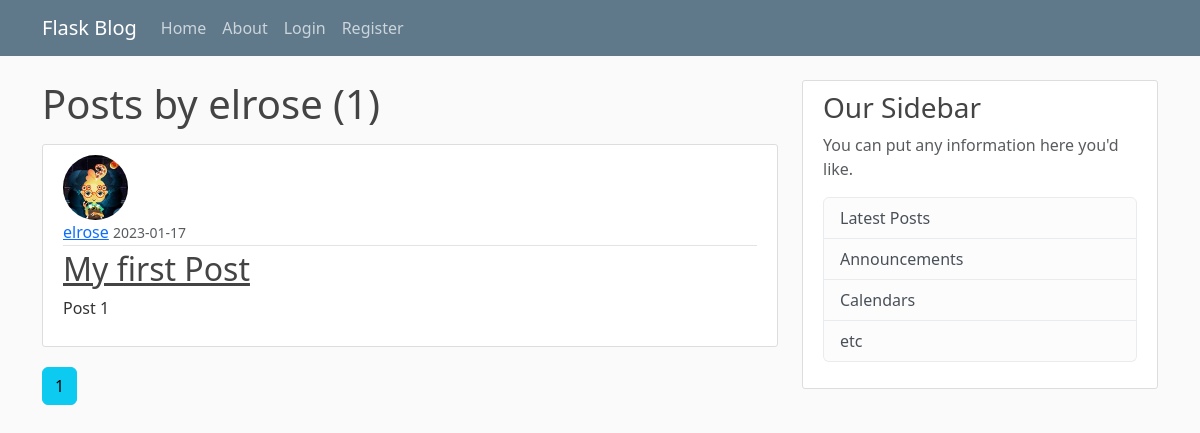
The page /user/elrose on the database as committed earlier.
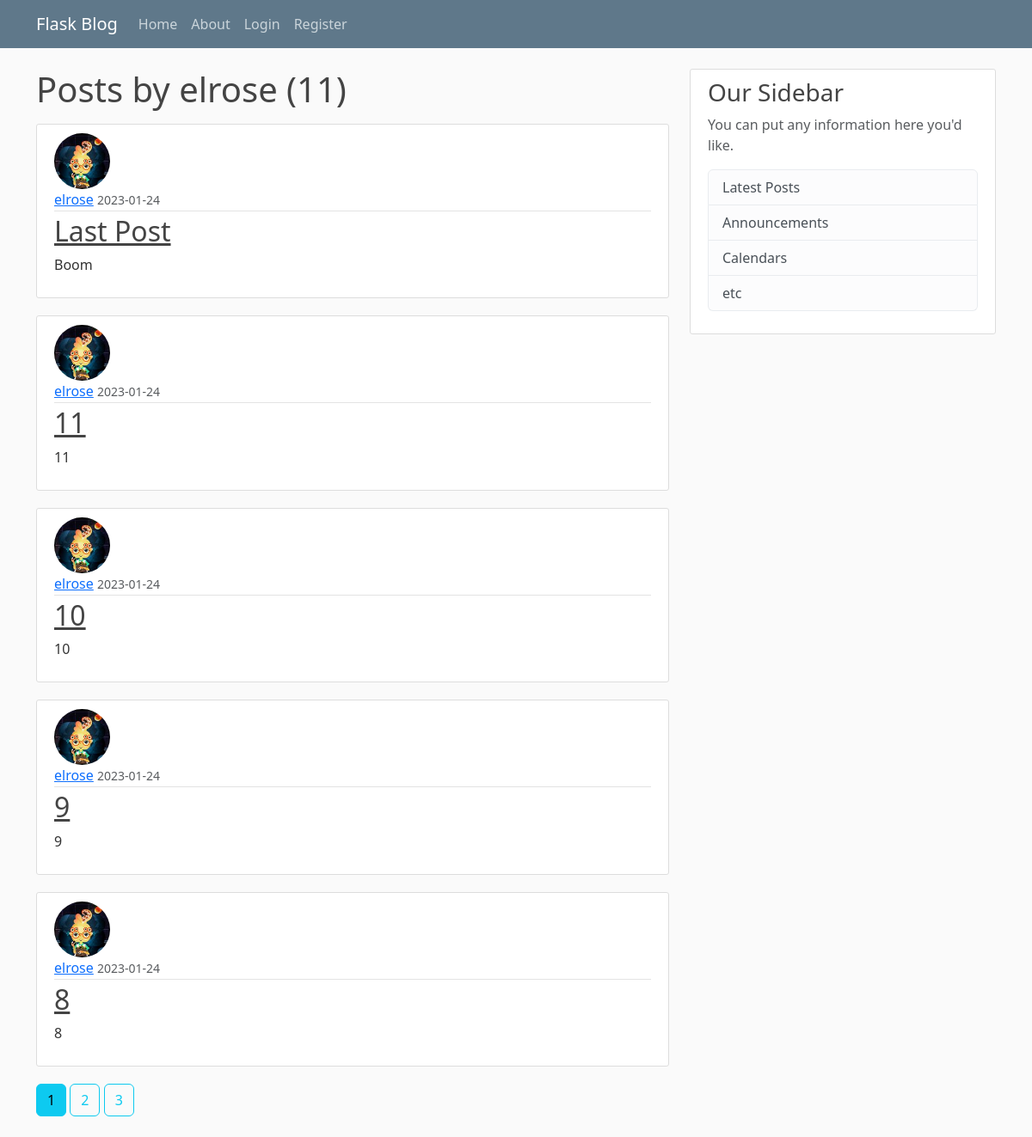
The same page on the database as committed later.
### foodblog/models.py (models this page shows, shortened)
class Post(db.Model):
    id = db.Column(db.Integer, primary_key=True)
    title = db.Column(db.String(100), nullable=False)
    date_posted = db.Column(db.DateTime, nullable=False, default=datetime.utcnow)
    content = db.Column(db.Text, nullable=False)
    user_id = db.Column(db.Integer, db.ForeignKey('user.id'), nullable=False)

class User(db.Model, UserMixin):
    id = db.Column(db.Integer, primary_key=True)
    username = db.Column(db.String(20), unique=True, nullable=False)
    email = db.Column(db.String(120), unique=True, nullable=False)
    image_file = db.Column(db.String(20), nullable=False, default='default.jpg')
    password = db.Column(db.String(60), nullable=False)
    posts = db.relationship('Post', backref='author', lazy=True)

### foodblog/users/routes.py (the view)
@users.route("/user/<string:username>")
def user_posts(username):
    page = request.args.get('page', 1, type=int)
    user = User.query.filter_by(username=username).first_or_404()
    posts = Post.query.filter_by(author=user)\
        .order_by(Post.date_posted.desc())\
        .paginate(page=page, per_page=5)
    return render_template("user_posts.html", posts=posts, user=user)

### foodblog/templates/user_posts.html
{% extends "layout.html" %}
{% block content %}
    <h1 class="mb-3">Posts by {{ user.username }} ({{ posts.total }})</h1>
    {% for post in posts.items %}
    <article class="media content-section">
      <img class="rounded-circle article-img" src="{{ url_for('static', filename='profile_pics/' + post.author.image_file) }}">
      <div class="media-body">
        <div class="article-metadata">
          <a class="mr-2" href="{{ url_for('users.user_posts', username=post.author.username) }}">{{ post.author.username }}</a>
          <small class="text-muted">{{ post.date_posted.strftime('%Y-%m-%d') }}</small>
        </div>
        <h2><a class="article-title" href="{{ url_for('posts.post', post_id=post.id) }}">{{ post.title }}</a></h2>
        <p class="article-content">{{ post.content }}</p>
      </div>
      </article>
    {% endfor %}
    {% for page_num in posts.iter_pages(left_edge=1, right_edge=1, left_current=1, right_current=2) %}
      {% if page_num %}
        {% if posts.page == page_num %}
          <a class="btn btn-info mb-4" href="{{ url_for('users.user_posts', username=user.username, page=page_num) }}">{{ page_num }}</a>
        {% else %}
          <a class="btn btn-outline-info mb-4" href="{{ url_for('users.user_posts', username=user.username, page=page_num) }}">{{ page_num }}</a>
        {% endif %}
      {% else %}
        ...
      {% endif %}
    {% endfor %}
{% endblock content %}

Rows that differ between the two databases and show on the page:
no longer on this page (row edited): Post: image_file (picture), author.username "elrose", date_posted "2023-01-17", title "My first Post", content "Post 1"
added Post: image_file (picture), author.username "elrose", date_posted "2023-01-24", title "Last Post", content "Boom"
added Post: image_file (picture), author.username "elrose", date_posted "2023-01-24", title "11", content "11"
added Post: image_file (picture), author.username "elrose", date_posted "2023-01-24", title "10", content "10"
added Post: image_file (picture), author.username "elrose", date_posted "2023-01-24", title "9", content "9"
added Post: image_file (picture), author.username "elrose", date_posted "2023-01-24", title "8", content "8"
Other text that changed with them:
{{ posts.total }}: "1" → "11"
new list line: "2"
new list line: "3"
